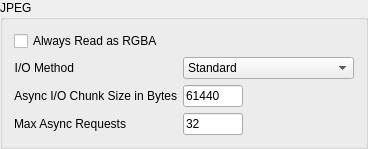
            <widget class="QGroupBox" name="groupBox_6">
             <property name="title">
              <string>JPEG</string>
             </property>
             <property name="flat">
              <bool>false</bool>
             </property>
             <layout class="QFormLayout" name="formLayout_3">
              <property name="fieldGrowthPolicy">
               <enum>QFormLayout::FieldsStayAtSizeHint</enum>
              </property>
              <property name="formAlignment">
               <set>Qt::AlignLeading|Qt::AlignLeft|Qt::AlignTop</set>
              </property>
              <item row="0" column="0" colspan="2">
               <widget class="QCheckBox" name="jpegRGBAToggle">
                <property name="text">
                 <string>Always Read as RGBA</string>
                </property>
               </widget>
              </item>
              <item row="2" column="0">
               <widget class="QLabel" name="label_11">
                <property name="text">
                 <string>I/O Method</string>
                </property>
                <property name="alignment">
                 <set>Qt::AlignRight|Qt::AlignTrailing|Qt::AlignVCenter</set>
                </property>
               </widget>
              </item>
              <item row="2" column="1">
               <widget class="QComboBox" name="jpegIOMethodCombo">
                <property name="maximumSize">
                 <size>
                  <width>200</width>
                  <height>16777215</height>
                 </size>
                </property>
                <item>
                 <property name="text">
                  <string>Standard</string>
                 </property>
                </item>
                <item>
                 <property name="text">
                  <string>Buffered</string>
                 </property>
                </item>
                <item>
                 <property name="text">
                  <string>Unbuffered</string>
                 </property>
                </item>
                <item>
                 <property name="text">
                  <string>Memory Map</string>
                 </property>
                </item>
                <item>
                 <property name="text">
                  <string>Asynchronous Buffered</string>
                 </property>
                </item>
                <item>
                 <property name="text">
                  <string>Asynchronous Unbuffered</string>
                 </property>
                </item>
               </widget>
              </item>
              <item row="3" column="0">
               <widget class="QLabel" name="label_10">
                <property name="text">
                 <string>Async I/O Chunk Size in Bytes</string>
                </property>
                <property name="alignment">
                 <set>Qt::AlignRight|Qt::AlignTrailing|Qt::AlignVCenter</set>
                </property>
               </widget>
              </item>
              <item row="3" column="1">
               <widget class="QLineEdit" name="jpegChunkSizeEdit">
                <property name="enabled">
                 <bool>true</bool>
                </property>
                <property name="maximumSize">
                 <size>
                  <width>60</width>
                  <height>16777215</height>
                 </size>
                </property>
                <property name="text">
                 <string>61440</string>
                </property>
               </widget>
              </item>
              <item row="4" column="0">
               <widget class="QLabel" name="jpegMaxInFlightLabel">
                <property name="text">
                 <string>Max Async Requests</string>
                </property>
               </widget>
              </item>
              <item row="4" column="1">
               <widget class="QLineEdit" name="jpegMaxInFlightEdit">
                <property name="maximumSize">
                 <size>
                  <width>60</width>
                  <height>16777215</height>
                 </size>
                </property>
                <property name="text">
                 <string>32</string>
                </property>
               </widget>
              </item>
             </layout>
            </widget>
